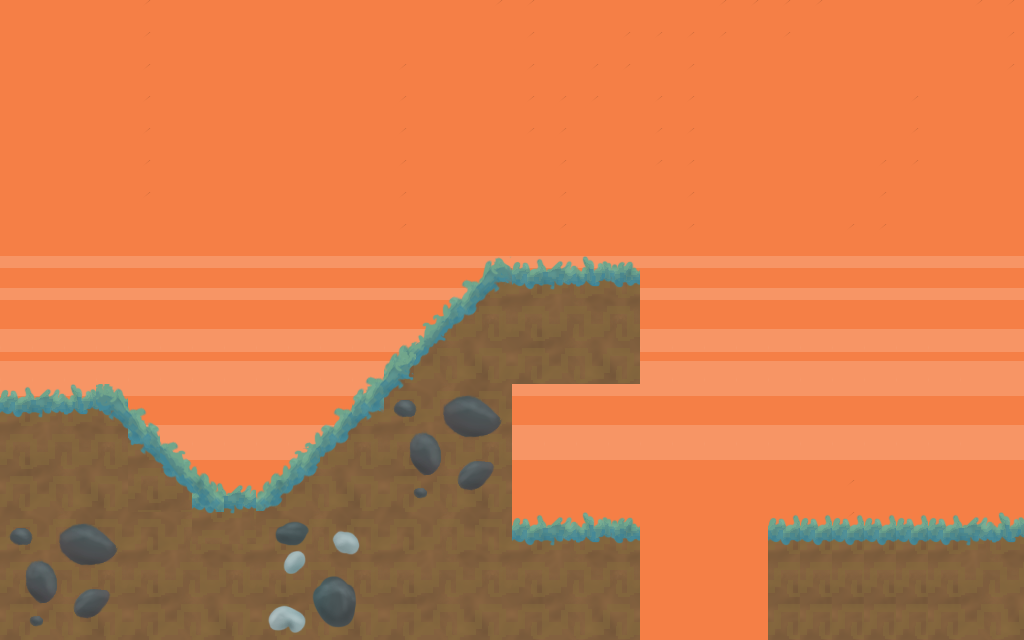

Tiled map render using the project's own tile images. Description and the whole map definition, tile-layer contents included, below:
An orthogonal 32x20 tile map with 32x32 px tiles, 3 tile layers (background, block1, detail1), 2 tilesets and 2 objects.

<map version="1.0" orientation="orthogonal" renderorder="right-down" width="32" height="20" tilewidth="32" tileheight="32" nextobjectid="17">
 <tileset firstgid="1" name="tset_world1" tilewidth="32" tileheight="32" tilecount="800" columns="20">
  <image source="../images/tset_world1.png" width="640" height="1280" />
 </tileset>
 <tileset firstgid="801" name="tset_world1" tilewidth="128" tileheight="128" tilecount="50" columns="5">
  <image source="../images/tset_world1.png" width="640" height="1280" />
 </tileset>
 <layer name="background" width="32" height="20">
  <data encoding="csv">
249,249,250,251,252,250,249,250,251,249,249,250,249,250,251,252,252,251,249,249,250,251,252,252,252,252,249,249,250,251,252,252,
249,249,250,251,252,250,249,250,251,249,249,250,251,249,250,251,252,250,251,252,252,252,252,251,252,249,249,250,249,250,251,252,
249,249,250,251,252,250,249,250,249,249,250,251,252,249,250,251,252,251,252,252,251,252,249,250,249,250,249,250,249,250,251,252,
249,249,250,251,252,249,250,251,249,249,250,251,252,249,250,251,252,252,252,251,252,252,249,250,249,249,250,251,252,249,250,251,
249,249,250,251,252,249,250,249,250,249,250,251,252,249,250,251,252,252,250,251,252,252,249,249,249,249,250,251,252,249,250,251,
249,249,250,251,252,249,250,249,250,249,250,251,252,249,249,250,251,252,250,251,252,252,249,249,249,250,251,252,252,249,250,251,
249,249,250,251,252,249,250,249,250,249,250,251,252,249,249,250,251,252,249,250,251,252,249,249,249,250,251,252,249,249,250,251,
249,249,250,251,249,250,251,249,250,249,250,251,252,249,249,250,251,252,249,250,251,252,249,249,250,251,252,252,249,249,250,251,
290,291,292,292,292,292,292,292,292,292,292,292,292,292,292,292,292,292,292,292,292,292,292,292,292,292,292,292,292,292,292,292,
289,289,289,289,289,289,289,289,289,289,289,289,289,289,289,289,289,289,289,289,289,289,289,289,289,289,289,289,289,289,289,290,
269,269,269,269,269,269,269,269,269,269,269,269,269,269,269,269,269,269,269,269,269,269,269,269,269,269,269,269,269,269,270,271,
269,269,269,269,269,269,269,269,269,269,269,269,269,269,269,269,269,269,269,269,269,269,269,269,269,269,269,269,269,269,269,270,
289,289,289,289,289,289,289,289,289,289,289,289,289,289,289,289,289,289,289,289,289,289,289,289,289,289,289,289,289,289,289,290,
269,269,269,269,269,269,269,269,269,269,269,269,269,269,269,269,269,269,269,269,269,269,269,269,269,269,269,269,269,269,269,270,
289,289,289,289,289,289,289,289,289,289,289,289,289,289,289,289,289,289,289,289,289,289,289,289,289,289,289,289,289,289,289,290,
250,251,249,250,251,249,250,251,252,249,250,249,250,251,252,252,249,250,251,249,249,250,249,249,250,251,252,249,249,250,249,250,
250,251,249,250,251,249,250,251,252,249,249,250,249,250,251,252,249,250,251,249,249,249,250,249,250,251,252,249,250,249,249,250,
250,251,249,250,251,249,250,251,252,249,249,249,249,249,250,251,252,250,249,249,250,249,250,249,250,251,252,249,249,249,249,250,
250,251,249,249,250,249,249,250,251,252,249,249,249,249,249,250,251,252,249,250,251,249,249,249,250,251,252,249,249,249,249,250,
249,250,251,249,250,251,249,250,251,249,249,249,249,249,250,249,249,249,250,249,249,249,250,249,249,250,251,252,250,249,250,251
</data>
 </layer>
 <layer name="block1" width="32" height="20">
  <data encoding="csv">
0,0,0,0,0,0,0,0,0,0,0,0,0,0,0,0,0,0,0,0,0,0,0,0,0,0,0,0,0,0,0,0,
0,0,0,0,0,0,0,0,0,0,0,0,0,0,0,0,0,0,0,0,0,0,0,0,0,0,0,0,0,0,0,0,
0,0,0,0,0,0,0,0,0,0,0,0,0,0,0,0,0,0,0,0,0,0,0,0,0,0,0,0,0,0,0,0,
0,0,0,0,0,0,0,0,0,0,0,0,0,0,0,0,0,0,0,0,0,0,0,0,0,0,0,0,0,0,0,0,
0,0,0,0,0,0,0,0,0,0,0,0,0,0,0,0,0,0,0,0,0,0,0,0,0,0,0,0,0,0,0,0,
0,0,0,0,0,0,0,0,0,0,0,0,0,0,0,0,0,0,0,0,0,0,0,0,0,0,0,0,0,0,0,0,
0,0,0,0,0,0,0,0,0,0,0,0,0,0,0,0,0,0,0,0,0,0,0,0,0,0,0,0,0,0,0,0,
0,0,0,0,0,0,0,0,0,0,0,0,0,0,0,0,0,0,0,0,0,0,0,0,0,0,0,0,0,0,0,0,
0,0,0,0,0,0,0,0,0,0,0,0,9,10,11,12,5,6,7,8,0,0,0,0,0,0,0,0,0,0,0,0,
0,0,0,0,0,0,0,0,0,0,0,0,29,30,31,32,25,26,27,28,0,0,0,0,0,0,0,0,0,0,0,0,
0,0,0,0,0,0,0,0,0,0,0,0,49,50,51,52,45,46,47,48,0,0,0,0,0,0,0,0,0,0,0,0,
0,0,0,0,0,0,0,0,0,0,0,0,69,70,71,72,65,66,67,68,0,0,0,0,0,0,0,0,0,0,0,0,
5,6,7,8,0,0,0,0,9,10,11,12,85,86,87,88,0,0,0,0,0,0,0,0,0,0,0,0,0,0,0,0,
25,26,27,28,169,170,171,172,29,30,31,32,105,106,107,108,0,0,0,0,0,0,0,0,0,0,0,0,0,0,0,0,
45,46,47,48,189,190,191,192,49,50,51,52,125,126,127,128,0,0,0,0,0,0,0,0,0,0,0,0,0,0,0,0,
65,66,67,68,209,210,5,6,69,70,71,72,145,146,147,148,0,0,0,0,0,0,0,0,0,0,0,0,0,0,0,0,
85,86,87,88,165,166,25,26,81,82,83,84,165,166,167,168,5,6,7,8,0,0,0,0,5,5,5,5,5,5,6,7,
105,106,107,108,185,186,187,188,101,102,103,104,185,186,187,188,25,26,27,28,0,0,0,0,25,25,25,25,25,25,26,27,
125,126,127,128,205,206,207,208,121,122,123,124,205,206,207,208,45,46,47,48,0,0,0,0,45,45,45,45,45,45,46,47,
145,146,147,148,225,226,227,228,141,142,143,144,225,226,227,228,65,66,67,68,0,0,0,0,65,65,65,65,65,65,66,67
</data>
 </layer>
 <layer name="detail1" width="32" height="20">
  <data encoding="csv">
0,0,0,0,0,0,0,0,0,0,0,0,0,0,0,0,0,0,0,0,0,0,0,0,0,0,0,0,0,0,0,0,
0,0,0,0,0,0,0,0,0,0,0,0,0,0,0,0,0,0,0,0,0,0,0,0,0,0,0,0,0,0,0,0,
0,0,0,0,0,0,0,0,0,0,0,0,0,0,0,0,0,0,0,0,0,0,0,0,0,0,0,0,0,0,0,0,
0,0,0,0,0,0,0,0,0,0,0,0,0,0,0,0,0,0,0,0,0,0,0,0,0,0,0,0,0,0,0,0,
0,0,0,0,0,0,0,0,0,0,0,0,0,0,0,0,0,0,0,0,0,0,0,0,0,0,0,0,0,0,0,0,
0,0,0,0,0,0,0,0,0,0,0,0,0,0,0,0,0,0,0,0,0,0,0,0,0,0,0,0,0,0,0,0,
0,0,0,0,0,0,0,0,0,0,0,0,0,0,0,0,0,0,0,0,0,0,0,0,0,0,0,0,0,0,0,0,
0,0,0,0,0,0,0,0,0,0,0,0,0,0,0,0,0,0,0,0,0,0,0,0,0,0,0,0,0,0,0,0,
0,0,0,0,0,0,0,0,0,0,0,0,0,0,0,0,0,0,0,0,0,0,0,0,0,0,0,0,0,0,0,0,
0,0,0,0,0,0,0,0,0,0,0,0,0,0,0,0,0,0,0,0,0,0,0,0,0,0,0,0,0,0,0,0,
0,0,0,0,0,0,0,0,0,0,0,0,0,0,0,0,0,0,0,0,0,0,0,0,0,0,0,0,0,0,0,0,
0,0,0,0,0,0,0,0,0,0,0,3,4,0,0,0,0,0,0,0,0,0,0,0,0,0,0,0,0,0,0,0,
0,0,0,161,162,0,0,0,0,0,0,23,24,0,0,0,0,0,0,0,0,0,0,0,0,0,0,0,0,0,0,0,
0,0,0,181,182,0,0,0,0,0,0,0,0,0,0,0,0,0,0,0,0,0,0,0,0,0,0,0,0,0,0,0,
0,0,0,0,0,203,204,21,22,23,0,0,0,0,0,0,0,0,0,0,0,0,0,0,0,0,0,0,0,0,0,0,
0,0,0,0,0,223,224,0,0,43,0,0,0,0,0,0,0,0,0,0,0,0,0,0,0,0,0,0,0,0,0,0,
0,0,0,0,0,0,0,0,0,63,0,0,0,0,0,0,0,0,0,0,0,0,0,0,0,0,0,0,0,0,0,0,
0,0,0,0,0,0,0,0,0,0,0,0,0,0,0,0,0,0,0,0,0,0,0,0,0,0,0,0,0,0,0,0,
0,0,0,0,0,0,0,0,0,0,0,0,0,0,0,0,0,0,0,0,0,0,0,0,0,0,0,0,0,0,0,0,
0,0,0,0,0,0,0,0,0,0,0,0,0,0,0,0,0,0,0,0,0,0,0,0,0,0,0,0,0,0,0,0
</data>
 </layer>
 <objectgroup name="objects1">
  <object id="15" x="-3" y="403">
   <polyline points="7,-1 112,0 198,88 213,96 266,98 497,-127 638,-125 637,-29 513,-29 515,141 643,141 643,237 3,237 3,13" />
  </object>
  <object id="16" x="769" y="538">
   <polyline points="0,0 255,6 255,102 -1,102 -1,6" />
  </object>
 </objectgroup>
</map>